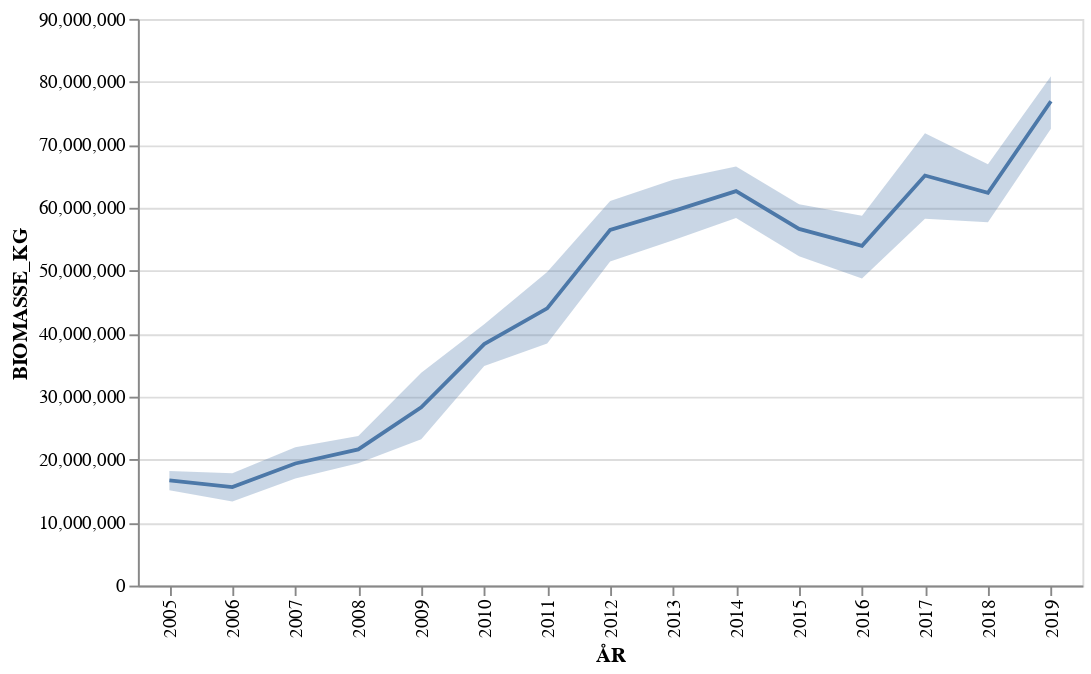

Here is the notebook cell this chart was saved with:
### Markdown cell above
https://altair-viz.github.io/gallery/line_with_ci.html

### Code cell
import altair as alt
import datetime
import pandas as pd

data=pd.read_csv("https://www.fiskeridir.no/Akvakultur/Tall-og-analyse/Biomassestatistikk/Biomassestatistikk-etter-fylke/_/attachment/download/422fa084-c905-43b4-9446-a050e92e80e5:1c81cbe34307c35cb79e7dc5a55aae783ab17ac7/biostat-total-flk-2019.csv", delimiter=";", error_bad_lines=False, encoding='latin-1', decimal=",")
data_selection=data[(data.ARTSID=="LAKS")&(data['FYLKE']=='01 Finnmark')].groupby(['MÅNED','ÅR','MÅNED_KODE']).sum()
data_selection.reset_index(inplace=True)


data_selection=data_selection.assign(**{'Date':0, 'DAY':1})

for index, måned in enumerate(data_selection.MÅNED):
  
  data_selection.MÅNED[index]=str(måned).replace('DESEMBER','DECEMBER').replace('FEBRUAR','FEBRUARY').replace('JANUAR','JANUARY').replace('JULI','JULY').replace('JUNI','JUNE').replace('MAI','MAY').replace('MARS','MARCH').replace('OKTOBER','OCTOBER')

  data_selection.Date[index] =datetime.datetime.strptime(str(data_selection.ÅR[index])+str(data_selection.MÅNED[index])+str(data_selection.DAY[index]), "%Y%B%d")

data_selection.MÅNED=data_selection.MÅNED.astype(str)
data_selection['timestamp'] = pd.to_datetime(data_selection.Date)

base = alt.Chart(data_selection.drop(['Date','MÅNED'], axis=1)).encode(x="ÅR:O").properties(width=500)

bar = base.mark_line().encode(
    y="mean(BIOMASSE_KG):Q",
    #color="FYLKE:N"
)

band = base.mark_errorband(extent='ci').encode(
    x='ÅR:O',
    y=alt.Y('BIOMASSE_KG:Q', title='BIOMASSE_KG'),
)

alt.layer(bar, band)

### Figure 1 — Vega-Lite specification as saved in the notebook (floating-point values rounded to 4 significant figures; data arrays with more than 128 entries replaced by an {"elided": "..."} marker saying what was removed)
{"config": {"view": {"continuousWidth": 400, "continuousHeight": 300}}, "layer": [{"mark": "line", "encoding": {"x": {"field": "ÅR", "type": "ordinal"}, "y": {"aggregate": "mean", "field": "BIOMASSE_KG", "type": "quantitative"}}, "width": 500}, {"mark": {"type": "errorband", "extent": "ci"}, "encoding": {"x": {"field": "ÅR", "type": "ordinal"}, "y": {"field": "BIOMASSE_KG", "title": "BIOMASSE_KG", "type": "quantitative"}}, "width": 500}], "data": {"name": "data-c581c74fd6f159f61c3f483faec2bbe8"}, "$schema": "https://vega.github.io/schema/vega-lite/v4.17.0.json", "datasets": {"data-c581c74fd6f159f61c3f483faec2bbe8": {"elided": "180 records"}}}
